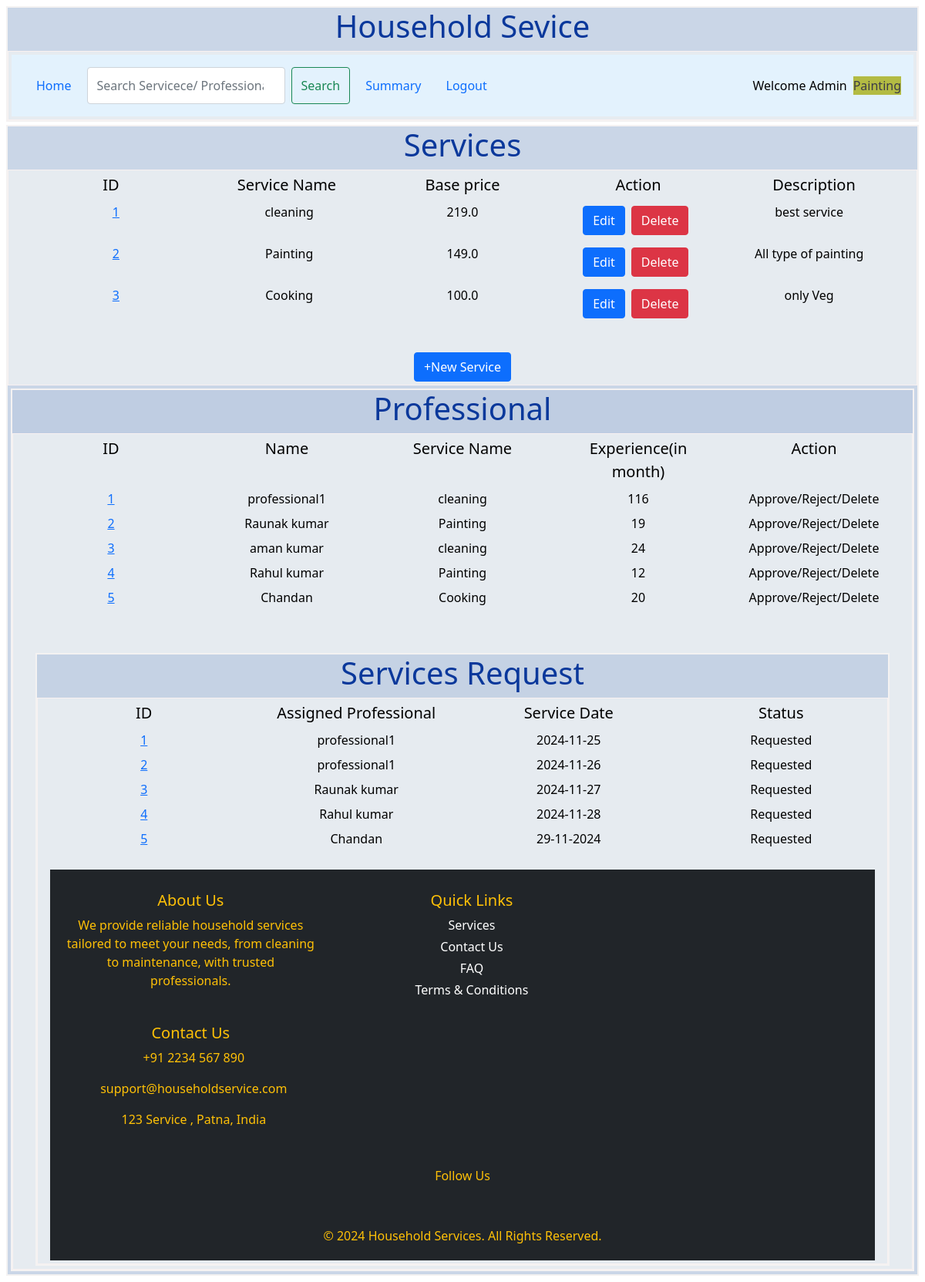
Page /admin/Painting on the earlier database version.
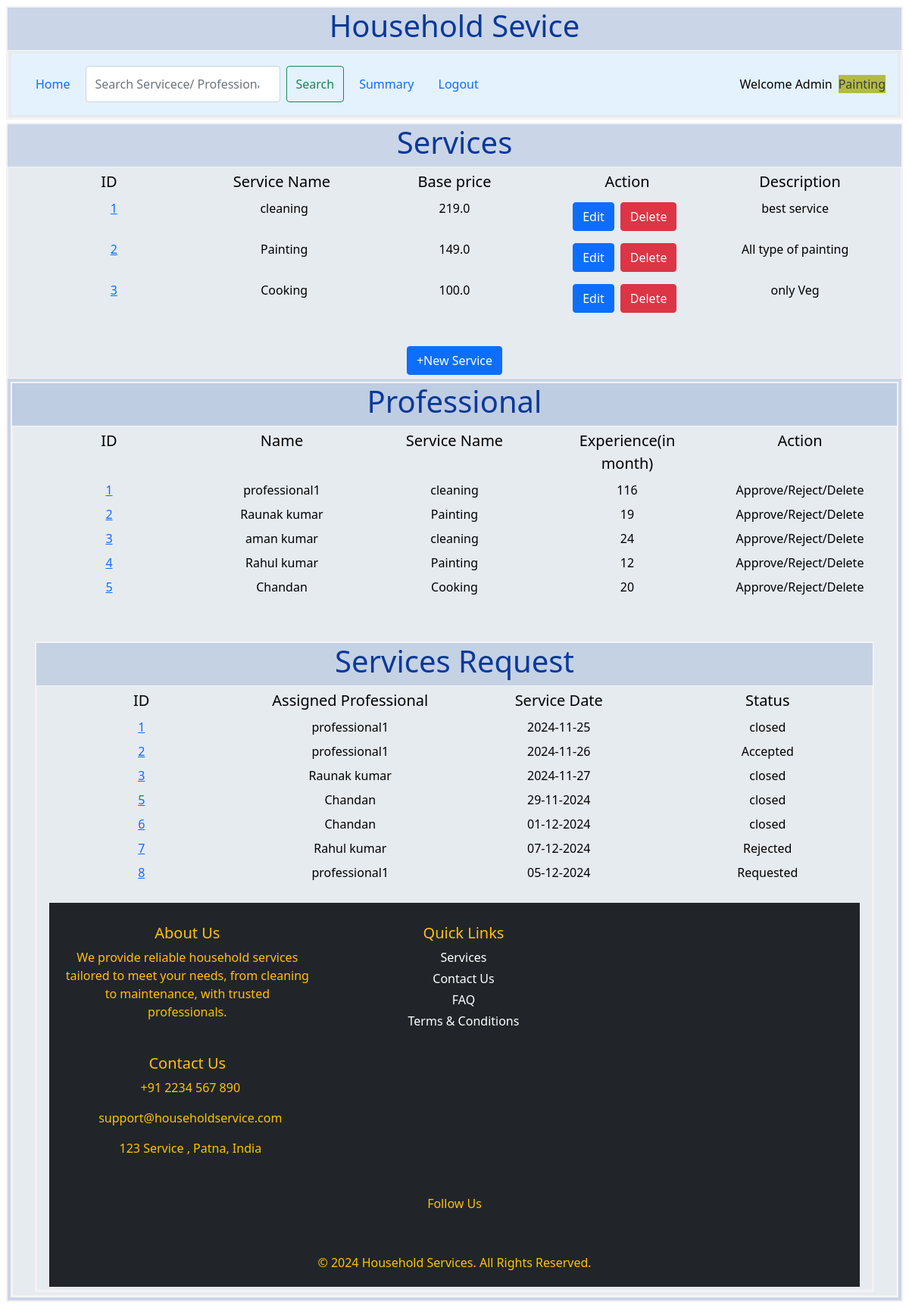
Same page on the later database version.
### backend/models.py (models this page shows)
class Service(db.Model):
    __tablename__="service"
    id = db.Column(db.Integer, primary_key=True)
    name=db.Column(db.String,nullable=False)
    price=db.Column(db.Float,default=0.0)
    action=db.Column(db.String,default="Edit/Delte")
    description=db.Column(db.String)

class Professional(db.Model):
    __tablename__="professional"
    id = db.Column(db.Integer, primary_key=True)
    email=db.Column(db.String,unique=True,nullable=False)
    full_name=db.Column(db.String,nullable=False)
    service_type=db.Column(db.String,nullable=False)              #dropdown from available service
    experience=db.Column(db.Integer,nullable=False)
    address=db.Column(db.String,nullable=False)
    pincode=db.Column(db.Integer,nullable=False)
    date_created=db.Column(db.String,default=0)
    mobile_number=db.Column(db.Integer,nullable=False)
    description=db.Column(db.String)
    rating=db.Column(db.String,default=0)
    rating_count=db.Column(db.String,default=0)
    password=db.Column(db.String,nullable=False)

class Service_Request(db.Model):
    __tablename__="servicerequest"
    id = db.Column(db.Integer, primary_key=True)
    Service_id = db.Column(db.Integer, db.ForeignKey("service.id"),nullable=False)
    Customer_id = db.Column(db.Integer, db.ForeignKey("customer.id"),nullable=False)
    Professional_id = db.Column(db.Integer, db.ForeignKey("professional.id"),nullable=False)
    date_of_request=db.Column(db.String)
    service_date=db.Column(db.String)
    date_of_completion=db.Column(db.String)
    description=db.Column(db.String)
    status=db.Column(db.String,default=0)
    rating=db.Column(db.String,default=0)
    service = db.relationship("Service", backref="Servicerequests")  # Access Service details
    customer = db.relationship("Customer", backref="servicerequests")  # Access Customer details
    professional = db.relationship("Professional", backref="servicerequests")  # Access Professional details

### backend/controllers.py (the view)
@app.route("/admin/<name>")
def admin_dashboard(name):
    services=get_services()
    professionals=get_professionals()
    services_request=get_services_request_admin()
    return render_template("admin_dashboard.html",name=name,services=services,professionals=professionals,services_request=services_request)

### backend/controllers.py (called while the page is built)
def get_services():
    services = Service.query.all()
    return services

def get_professionals():
    professionals = Professional.query.all()
    return professionals

def get_services_request_admin():       #Service Request to admin
    all_service_request = Service_Request.query.all()
    return all_service_request

### templates/admin_dashboard.html (shortened to what this page needs)
{%extends "admin_layout.html"%}
{%block content%}
         <div class="my_container">
            <div class="centre"> <h1>Services </h1></div>
              <div class="my_panel">
                <div class="container text-center">
                  <div class="row align-items-start" style="font-size: 20px;">
                    <div class="col">
                     ID
                    </div>
                    <div class="col">
                      Service Name
                    </div>
                    <div class="col">
                      Base price
                    </div>
                    <div class="col">
                      Action
                    </div>
                    <div class="col">
                      Description
                    </div>
                  </div>
                  <div>
                  {%if services%}
                  <div>
                  {%for service in services%}
                  <div class="row align-items-start">
                    <div class="col">
                     <a href="#"> {{service.id}}</a>
                    </div>
                    <div class="col">
                      {{service.name}}
                    </div>
                    <div class="col">
                      {{service.price}}
                    </div>
                    <div class="col">
                      <a class="btn btn-primary" href="/edit_service/{{service.id}}/{{name}}">    Edit <a class="btn btn-danger" href="/delete_service/{{service.id}}/{{name}}">Delete </a>
                    </div>
                    <div class="col">
                      {{service.description}}
                    </div>
                  </div>
                  {%endfor%}
                </div>
                  {%else%}
                  <h3 class="centre"> No Service available! </h3>
                  {%endif%}
                </div>
                <br>
              </div>
              <div class="centre"> <a href="/add_service/{{name}}" type="button" class="btn btn-primary" class="centre"> +New Service</a> </div>
        </div>
        <div class="my_container">
          <div class="centre"> <h1> Professional </h1></div>
            <div class="my_panel">
              <div class="container text-center">
                <div class="row align-items-start" style="font-size: 20px;">
                  <div class="col">
                   ID
                  </div>
                  <div class="col">
                    Name
                  </div>
                  <div class="col">
                    Service Name
                  </div>
                  <div class="col">
                    Experience(in month)
                  </div>
                  <div class="col">
                    Action
                  </div>
                </div>  </b>
                {%if professionals%}
                {%for professional in professionals%}
                <div class="row align-items-start">
                  <div class="col">
                   <a href="#"> {{professional.id}} </a>
                  </div>
                  <div class="col">
                    {{professional.full_name}}
                  </div>
                  <div class="col">
                    {{professional.service_type}}
                  </div>
                  <div class="col">
                    {{professional.experience}}
                  </div>
                  <div class="col">
                    Approve/Reject/Delete
                  </div>
                </div>
                  {%endfor%}
                {%else%}
                <h3 class="centre"> No Service available! </h3>
                {%endif%}
      <br>
      <br>
      <div class="my_container">
        <div class="centre"> <h1>Services Request </h1></div>
          <div class="my_panel">
{%if services_request%}
            <div class="container text-center">
              <div class="row align-items-start" style="font-size: 20px;">
                <div class="col">
                 ID
                </div>
                <div class="col">
                  Assigned Professional
                </div>
                <div class="col">
                  Service Date
                </div>
                <div class="col">
                  Status
                </div>
              </div>  </b>
{%for service_request in services_request%}
              <div class="row align-items-start">
                <div class="col">
                 <a href="#">{{service_request.id}}</a>
                </div>
                <div class="col">
                 {{service_request.professional.full_name}}
                </div>
                <div class="col">
                   {{service_request.service_date}}
                </div>
                <div class="col">
                  {{service_request.status}}
                </div>
              </div>
{%endfor%}
{%else%}
<div>
  <h3 class="centre"> No Service available! </h3>
</div>
{%endif%}
    {%endblock%}

### templates/admin_layout.html (shortened to what this page needs)
<!DOCTYPE html>
<html>
    <head>
        <link rel="stylesheet" href="/static/style/main.css">
        <link href="https://cdn.jsdelivr.net/npm/bootstrap@5.0.2/dist/css/bootstrap.min.css" rel="stylesheet">
    </head>
    <body>
        <div class="my_container">
        <div class="centre"> <h1>Household Sevice </h1></div>
            <div class="my_panel">
              <nav class="navbar navbar-expand-lg " style="background-color: #e3f2fd;">
                <div class="container-fluid">
                    <ul class="navbar-nav me-auto mb-2 mb-lg-0">
                      <li class="nav-item">
                        <a class="nav-link active" aria-current="page" href="/admin/{{name}}">Home</a>
                      </li>
                      <form class="d-flex" action="/search/{{name}}" method="POST">
                        <input class="form-control me-2" type="search" placeholder="Search Servicece/ Professional/ Customer" aria-label="Search" name="search_txt" id="search_txt">
                        <button class="btn btn-outline-success" type="submit">Search</button>
                      </form>
                      <li class="nav-item">
                        <a class="nav-link active" aria-current="page" href="#">Summary</a>
                      </li>
                      <li class="nav-item">
                        <a class="nav-link" href="/login">Logout</a>
                      </li>
                    </ul>
                    <span class="navbar-text">
                      Welcome Admin
                    </span> <br>
                            <br>
                            <div class="wlc_msg">{{name}} </div>
                  </div>
                </nav>
                </div>
              </div>
            {%block content%}{%endblock%}
            <footer class="bg-dark text-warning pt-4 mt-4">
              <div class="container">
                <div class="row">
                  <div class="col-md-4 mb-3">
                    <h5>About Us</h5>
                    <p>
                      We provide reliable household services tailored to meet your needs, from cleaning to maintenance, with trusted professionals.
                    </p>
                  </div>
                  <div class="col-md-4 mb-3">
                    <h5>Quick Links</h5>
                    <ul class="list-unstyled">
                      <li><a href="/services" class="text-white text-decoration-none">Services</a></li>
                      <li><a href="/contact" class="text-white text-decoration-none">Contact Us</a></li>
                      <li><a href="/faq" class="text-white text-decoration-none">FAQ</a></li>
                      <li><a href="/terms" class="text-white text-decoration-none">Terms & Conditions</a></li>
                    </ul>
                  </div>
                  <div class="col-md-4 mb-3">
                    <h5>Contact Us</h5>
                    <p> +91 2234 567 890</p>
                    <p> support@householdservice.com</p>
                    <p> 123 Service , Patna, India</p>
                  </div>
                </div>
                <div class="row">
                  <div class="col text-center mt-3">
                    <h6>Follow Us</h6>
                    <a href="#" class="text-white me-3"></a>
                    <a href="#" class="text-white me-3"></a>
                    <a href="#" class="text-white me-3"></a>
                    <a href="#" class="text-white"></a>
                  </div>
                </div>
                <div class="row">
                  <div class="col text-center mt-3">
                    <p>&copy; 2024 Household Services. All Rights Reserved.</p>
                  </div>
                </div>
              </div>
            </footer>
        </body>
</html>

### static/style/main.css (style rules this page uses)
* { margin: 4px; }
.my_container { border: 2px solid rgb(244, 242, 242); background-color:rgba(188, 204, 225, 0.788); }
.my_panel { width: auto; margin: auto; height: auto; color: black; border: 1px solid rgb(248, 241, 241); background-color: rgb(230, 235, 240); }
.centre { text-align: center; margin: auto; color: rgb(10,56,155); }
.wlc_msg { text-align: center; background-color: rgb(179, 187, 67); color:rgb(60, 60, 72); }

Differences in the rows shown:
removed Service_Request: id "4", professional.full_name "Rahul kumar", service_date "2024-11-28", status "Requested"
changed Service_Request id 1: status "Requested" → "closed"
changed Service_Request id 2: status "Requested" → "Accepted"
changed Service_Request "Raunak kumar": status "Requested" → "closed"
changed Service_Request id 5: status "Requested" → "closed"
added Service_Request: id "6", professional.full_name "Chandan", service_date "01-12-2024", status "closed"
added Service_Request: id "7", professional.full_name "Rahul kumar", service_date "07-12-2024", status "Rejected"
added Service_Request: id "8", professional.full_name "professional1", service_date "05-12-2024", status "Requested"
